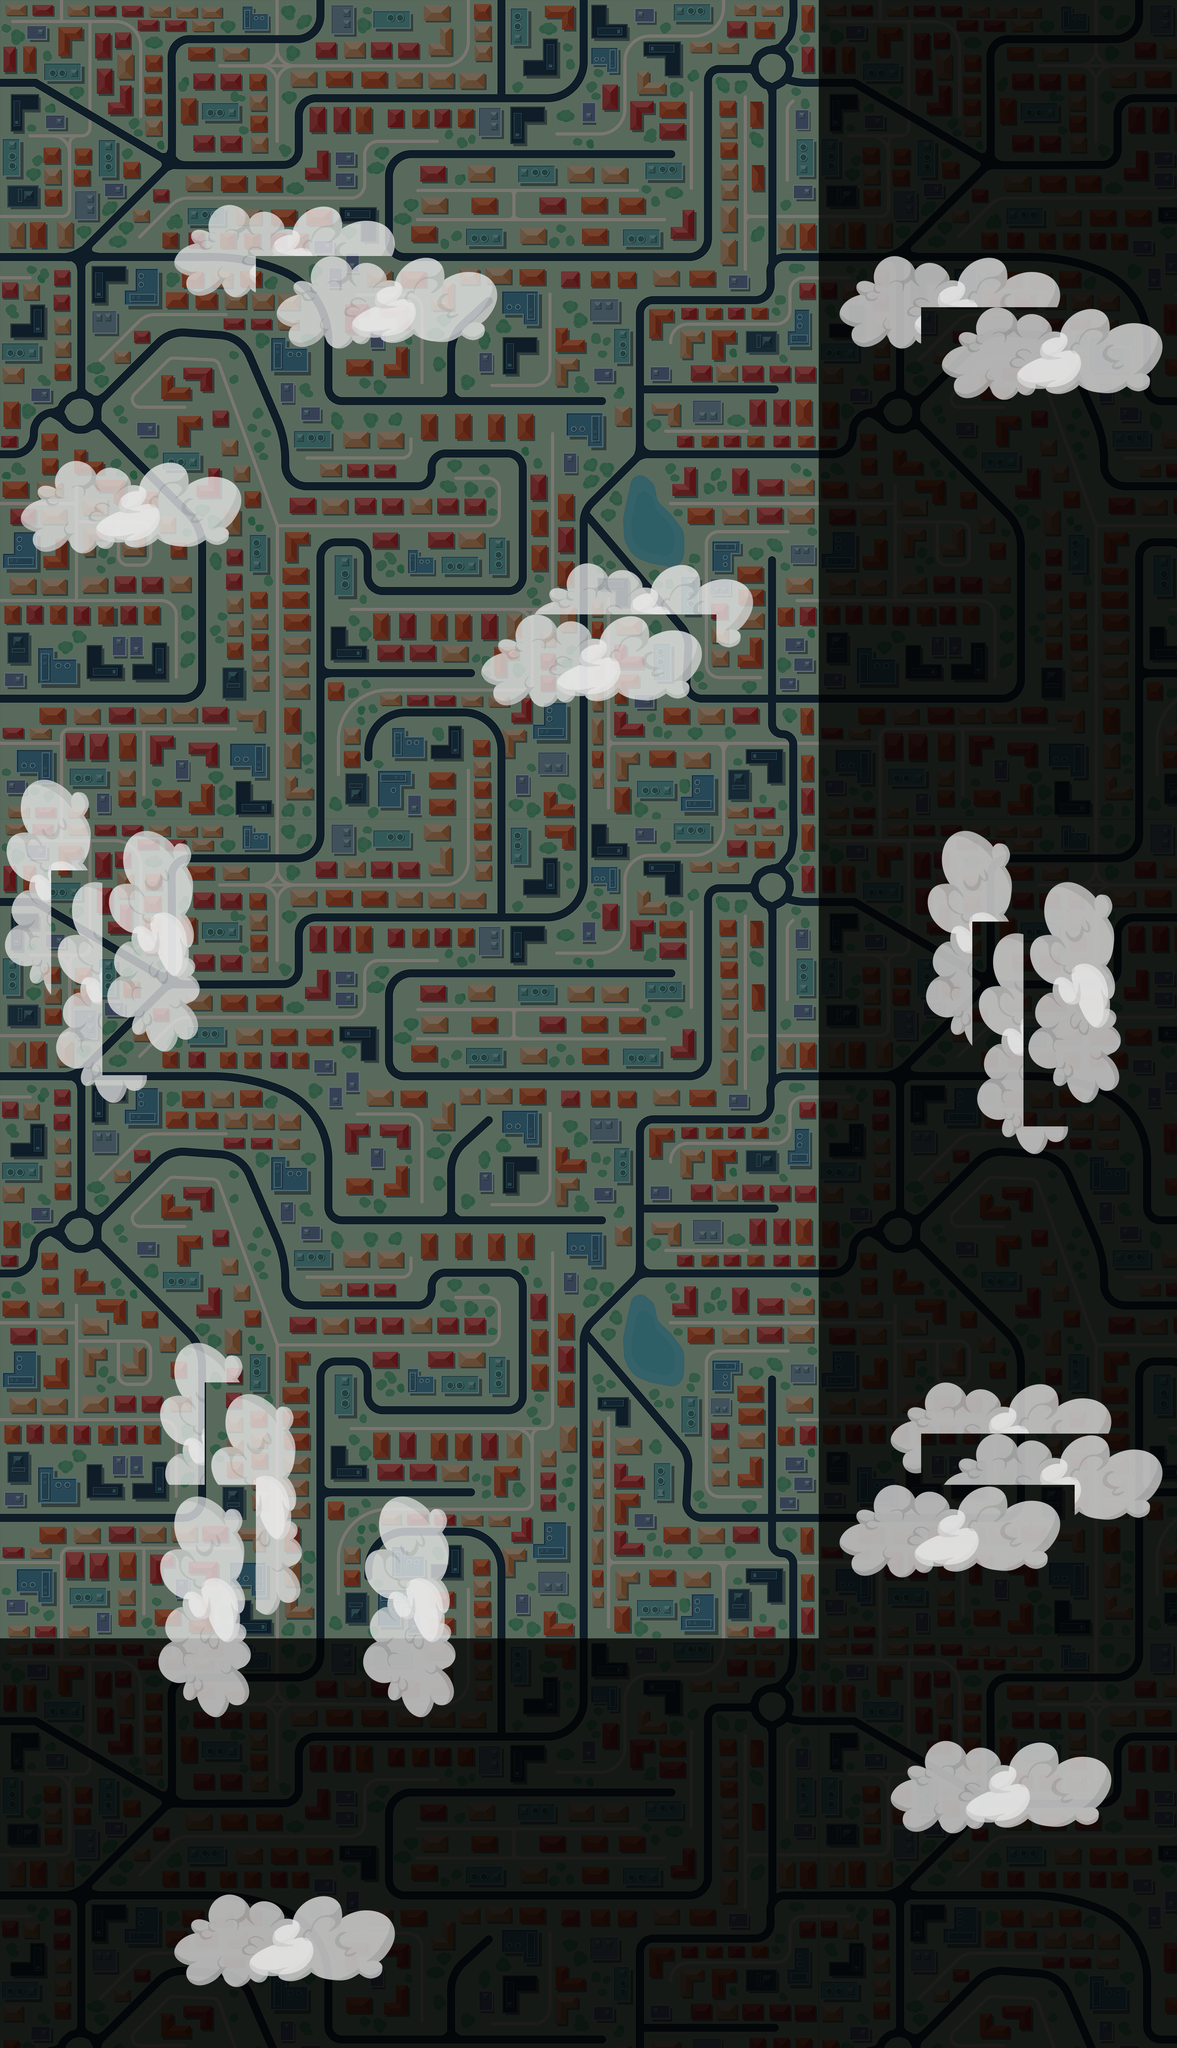

Rendered tile map (Tiled .tmx) drawn with the repository's tilesets; below, a short description and the map source with its tile grids summarised:
An orthogonal 23x40 tile map with 128x128 px tiles, 2 tile layers (boundaries, clouds), 8 tilesets, 6 image layers and 23 objects (11x drone, 2x hunter, delivery point 00, spawn point, airplane 0, ...).

<map version="1.2" tiledversion="1.3.1" orientation="orthogonal" renderorder="right-up" compressionlevel="0" width="23" height="40" tilewidth="128" tileheight="128" infinite="0" nextlayerid="22" nextobjectid="179">
 <tileset firstgid="1" name="DeliveryPointTileset" tilewidth="512" tileheight="512" tilecount="1" columns="1">
  <image source="data/Delivery Point.png" width="512" height="512" />
 </tileset>
 <tileset firstgid="2" name="Airplane" tilewidth="512" tileheight="512" tilecount="1" columns="1">
  <image source="data/Airplane6.png" width="512" height="512" />
 </tileset>
 <tileset firstgid="3" name="Drone" tilewidth="335" tileheight="335" tilecount="1" columns="1">
  <image source="data/Drone - Tiled.png" width="335" height="335" />
 </tileset>
 <tileset firstgid="4" name="Hunter" tilewidth="400" tileheight="400" tilecount="1" columns="1">
  <image source="data/Female Hunter - Tiled.png" width="400" height="400" />
 </tileset>
 <tileset firstgid="5" name="Clouds Borders" tilewidth="128" tileheight="128" tilecount="64" columns="8">
  <image source="data/Clouds Border Tileset.png" width="1024" height="1024" />
 </tileset>
 <tileset firstgid="69" name="Symbols - not in game" tilewidth="128" tileheight="128" spacing="1" tilecount="1" columns="1">
  <image source="data/Symbols for Tiled.png" width="256" height="256" />
 </tileset>
 <tileset firstgid="70" name="Clouds Tileset" tilewidth="128" tileheight="128" tilecount="256" columns="16">
  <image source="data/Clouds - Spritesheet.png" width="2048" height="2048" />
 </tileset>
 <tileset firstgid="326" name="Tornado" tilewidth="300" tileheight="300" tilecount="1" columns="1">
  <image source="data/Tornado - Tiled.png" width="300" height="300" />
 </tileset>
 <imagelayer id="2" name="background image 0" opacity="0.49">
  <image source="data/map tile 2048x2048.png" width="2048" height="2048" />
 </imagelayer>
 <imagelayer id="17" name="background image 1" opacity="0.49" offsetx="2048" offsety="0">
  <image source="data/map tile 2048x2048.png" width="2048" height="2048" />
 </imagelayer>
 <imagelayer id="18" name="background image 2" opacity="0.49" offsetx="0" offsety="2048">
  <image source="data/map tile 2048x2048.png" width="2048" height="2048" />
 </imagelayer>
 <imagelayer id="19" name="background image 3" opacity="0.49" offsetx="2048" offsety="2048">
  <image source="data/map tile 2048x2048.png" width="2048" height="2048" />
 </imagelayer>
 <imagelayer id="20" name="background image 4" opacity="0.49" offsetx="0" offsety="4096">
  <image source="data/map tile 2048x2048.png" width="2048" height="2048" />
 </imagelayer>
 <imagelayer id="21" name="background image 5" opacity="0.49" offsetx="2048" offsety="4096">
  <image source="data/map tile 2048x2048.png" width="2048" height="2048" />
 </imagelayer>
 <objectgroup id="3" name="Object Layer 1">
  <object id="6" name="delivery point 00" gid="1" x="1232.12" y="1436" width="512" height="512">
   <properties>
    <property name="timer" type="int" value="20" />
   </properties>
  </object>
  <object id="110" name="spawn point" gid="69" x="1996.51" y="4185.91" width="128" height="128" rotation="-90">
   <properties>
    <property name="speed" type="float" value="200" />
   </properties>
  </object>
  <object id="129" name="drone" gid="3" x="2236.38" y="3052.38" width="335" height="335" />
  <object id="130" name="drone" gid="3" x="875.29" y="1830.08" width="335" height="335" />
  <object id="131" name="drone" gid="3" x="1700.5" y="1889.11" width="335" height="335" />
  <object id="132" name="drone" gid="3" x="134.44" y="3260.74" width="335" height="335" />
  <object id="134" name="drone" gid="3" x="2441.35" y="1736.62" width="335" height="335" />
  <object id="154" name="hunter" gid="4" x="388" y="2896" width="400" height="400" />
  <object id="158" name="airplane 0" gid="2" x="3603.33" y="1947.33" width="665.333" height="665.333" rotation="180">
   <properties>
    <property name="life_time" type="float" value="17" />
    <property name="spawn_frequency_time" type="float" value="12" />
    <property name="speed" type="float" value="300" />
   </properties>
  </object>
  <object id="159" name="tornado 0" gid="326" x="693.39" y="3149.27" width="300" height="300">
   <properties>
    <property name="throw_angle_max" type="int" value="359" />
    <property name="throw_angle_min" type="int" value="0" />
    <property name="throw_distance" type="float" value="512" />
   </properties>
  </object>
  <object id="165" x="1718.5" y="1206.5" width="83" height="19">
   <text wrap="1">Hello World</text>
  </object>
  <object id="166" name="hunter" gid="4" x="2084" y="2024" width="400" height="400" />
  <object id="167" name="drone" gid="3" x="364.5" y="2336.5" width="335" height="335" />
  <object id="168" name="drone" gid="3" x="2512.5" y="2116.5" width="335" height="335" />
  <object id="169" name="drone" gid="3" x="1640.5" y="3176.5" width="335" height="335" />
  <object id="170" name="drone" gid="3" x="260.5" y="1204.5" width="335" height="335" />
  <object id="171" name="path tornado 0" x="1356" y="3588">
   <polygon points="0,0 932,-368 -4,-676 -416,-284" />
  </object>
  <object id="172" name="path tornado 1" x="2704" y="3324">
   <polygon points="0,0 -940,-372 -1344,-692 -660,-732 -60,-168" />
  </object>
  <object id="173" name="tornado 1" gid="326" x="2606" y="3042" width="300" height="300">
   <properties>
    <property name="throw_angle_max" type="int" value="359" />
    <property name="throw_angle_min" type="int" value="0" />
    <property name="throw_distance" type="float" value="512" />
   </properties>
  </object>
  <object id="174" name="drone" gid="3" x="483.288" y="1652.26" width="335" height="335" />
  <object id="175" name="drone" gid="3" x="1931.53" y="1375.89" width="335" height="335" />
  <object id="176" name="tornado 2" gid="326" x="836" y="2612" width="300" height="300">
   <properties>
    <property name="throw_angle_max" type="int" value="359" />
    <property name="throw_angle_min" type="int" value="0" />
    <property name="throw_distance" type="float" value="512" />
   </properties>
  </object>
  <object id="177" name="path tornado 2" x="890" y="2174">
   <polygon points="0,0 342,692 1364,246 676,-252" />
  </object>
 </objectgroup>
 <layer id="12" name="boundaries" width="23" height="40">
  <data>[920 cells, 0 non-empty, 0 distinct tile ids]</data>
 </layer>
 <layer id="16" name="clouds" width="23" height="40">
  <data>[920 cells, 180 non-empty, 20 distinct tile ids]</data>
 </layer>
</map>
